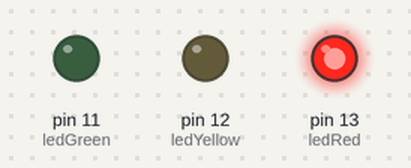
The sketch below on a simulated Arduino Uno, built with avr-gcc and run on an emulated ATmega328P. Shown: output pins drawn as LEDs (lit = HIGH).

Above: at 2.5 s.
At 7.0 s:
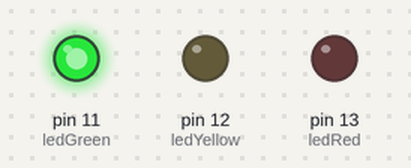
At 10.0 s:
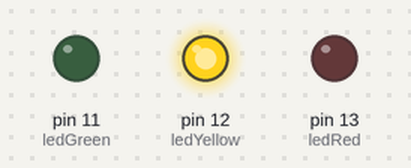
Timing chart, 0 to 14.3 s (numbered marks = the images above):
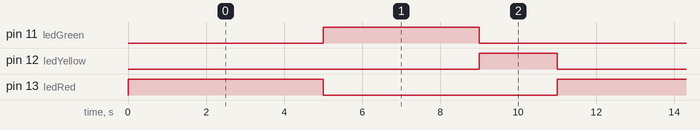

The sketch:

traffic-light.ino
```cpp
// --- PIN DECLARATION ---
int ledRed = 13;
int ledYellow = 12;
int ledGreen = 11;

void setup() {
  // Configure pins 13, 12, 11 as OUTPUT signals
  pinMode(ledRed, OUTPUT);
  pinMode(ledYellow, OUTPUT);
  pinMode(ledGreen, OUTPUT);
}

void loop() {
  // --- PHASE 1: RED LIGHT ON FOR 5 SECONDS ---
  digitalWrite(ledRed, HIGH);    // Turn on Red (HIGH = 5V)
  digitalWrite(ledYellow, LOW);  // Turn off Yellow (LOW = 0V)
  digitalWrite(ledGreen, LOW);   // Turn off Green
  delay(5000);                   // Wait 5000 ms (5 seconds)

  // --- PHASE 2: GREEN LIGHT ON FOR 4 SECONDS ---
  digitalWrite(ledRed, LOW);
  digitalWrite(ledYellow, LOW);
  digitalWrite(ledGreen, HIGH);  // Turn on Green
  delay(4000);                   // Wait 4 seconds

  // --- PHASE 3: YELLOW LIGHT ON FOR 2 SECONDS ---
  digitalWrite(ledRed, LOW);
  digitalWrite(ledYellow, HIGH); // Turn on Yellow
  digitalWrite(ledGreen, LOW);
  delay(2000);                   // Wait 2 seconds
}
```

Measured:
- by itself, pin 11 (ledGreen): alternates HIGH for 4.0 s and LOW for 7.0 s
- by itself, pin 12 (ledYellow): alternates HIGH for 2.0 s and LOW for 9.0 s
- by itself, pin 13 (ledRed): alternates HIGH for 5.0 s and LOW for 6.0 s
